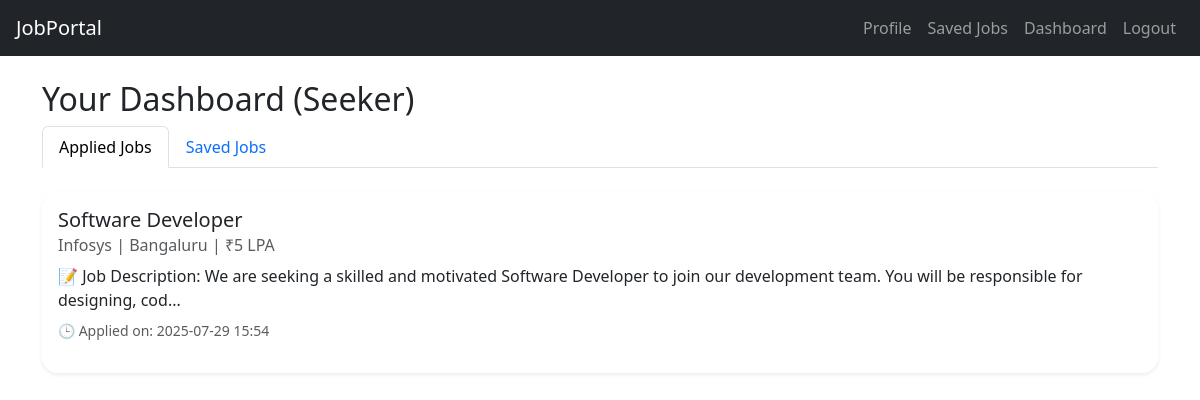
Page /dashboard (signed in) on the committed database.
### models.py (models this page shows)
class Application(db.Model):
    id = db.Column(db.Integer, primary_key=True)
    job_id = db.Column(db.Integer, db.ForeignKey('job.id'), nullable=False)
    seeker_id = db.Column(db.Integer, db.ForeignKey('user.id'), nullable=False)
    email = db.Column(db.String(120), nullable=False)
    phone = db.Column(db.String(20), nullable=False)
    location = db.Column(db.String(100), nullable=False)
    resume_filename = db.Column(db.String(200))  # filename of uploaded resume
    timestamp = db.Column(db.DateTime, default=datetime.utcnow)
    job = db.relationship('Job', backref='applications')
    seeker = db.relationship('User', backref='applications')

class Job(db.Model):
    id = db.Column(db.Integer, primary_key=True)
    title = db.Column(db.String(200), nullable=False)
    description = db.Column(db.Text, nullable=False)
    salary = db.Column(db.String(100))
    location = db.Column(db.String(100))
    company = db.Column(db.String(100))
    posted_by = db.Column(db.Integer, db.ForeignKey('user.id'), nullable=False)
    expiration_date = db.Column(db.Date, nullable=True)  # ✅ Already good

### main.py (the view)
@app.route('/dashboard')
def dashboard():
    if 'user_id' not in session:
        return redirect(url_for('login'))
    role = session.get('role')
    user_id = session['user_id']
    if role == 'employer':
        jobs = Job.query.filter_by(posted_by=user_id).all()
        return render_template('dashboard.html', role=role, jobs=jobs, current_date=date.today())
    else:
        applications = Application.query.filter_by(seeker_id=user_id).all()
        saved_jobs = SavedJob.query.filter_by(seeker_id=user_id).all()
        return render_template('dashboard.html', role=role, applications=applications, saved_jobs=saved_jobs, current_date=date.today())

### Templates/dashboard.html (shortened to what this page needs)
{% extends 'base.html' %}
{% block content %}
<h2 class="mt-4">Your Dashboard ({{ role | capitalize }})</h2>
{% if role == 'employer' %}
    <a href="{{ url_for('post_job') }}" class="btn btn-success mb-4">Post New Job</a>
    {% if jobs %}
        {% for job in jobs %}
            <div class="card shadow-lg mb-5 border-0 rounded-4">
                <div class="card-body">
                    <h4 class="card-title text-primary">
                        {{ job.title }}
                        {% if job.expiration_date and job.expiration_date < current_date %}
                            <span class="badge bg-danger">Expired</span>
                        {% endif %}
                    </h4>
                    <h6 class="card-subtitle text-muted mb-2">{{ job.company }} | {{ job.location }} | ₹{{ job.salary }}</h6>
                    <p class="mb-3">{{ job.description[:150] }}...</p>
                    {% if job.applications %}
                        <h6 class="mt-4">Applicants:</h6>
                        <ul class="list-group list-group-flush">
                            {% for app in job.applications %}
                                <li class="list-group-item d-flex justify-content-between align-items-start">
                                    <div class="me-3">
                                        <p class="mb-1">📧 <strong>Email:</strong> {{ app.email }}</p>
                                        <p class="mb-1">📞 <strong>Phone:</strong> {{ app.phone }}</p>
                                        <p class="mb-1">📍 <strong>Location:</strong> {{ app.location }}</p>
                                    </div>
                                    <div>
                                        {% if app.resume_filename %}
                                            <a href="{{ url_for('download_resume', filename=app.resume_filename) }}" class="btn btn-outline-primary btn-sm">Download Resume</a>
                                        {% else %}
                                            <span class="text-muted">No Resume</span>
                                        {% endif %}
                                    </div>
                                </li>
                            {% endfor %}
                        </ul>
                    {% else %}
                        <p class="text-muted mt-2">No applicants yet.</p>
                    {% endif %}
                </div>
            </div>
        {% endfor %}
    {% else %}
        <p class="text-muted">You haven't posted any jobs yet.</p>
    {% endif %}
{% else %}
    <ul class="nav nav-tabs mb-4" id="dashboardTabs" role="tablist">
        <li class="nav-item">
            <a class="nav-link active" id="applied-tab" data-bs-toggle="tab" href="#applied" role="tab">Applied Jobs</a>
        </li>
        <li class="nav-item">
            <a class="nav-link" id="saved-tab" data-bs-toggle="tab" href="#saved" role="tab">Saved Jobs</a>
        </li>
    </ul>
    <div class="tab-content" id="dashboardTabsContent">
        <div class="tab-pane fade show active" id="applied" role="tabpanel">
            {% if applications %}
                {% for application in applications %}
                    <div class="card shadow-sm mb-4 border-0 rounded-4">
                        <div class="card-body">
                            <h5 class="card-title">
                                {{ application.job.title }}
                            </h5>
                            <h6 class="card-subtitle text-muted mb-2">{{ application.job.company }} | {{ application.job.location }} | ₹{{ application.job.salary }}</h6>
                            <p class="mb-2">{{ application.job.description[:150] }}...</p>
                            <p class="text-muted small">🕒 Applied on: {{ application.timestamp.strftime('%Y-%m-%d %H:%M') }}</p>
                        </div>
                    </div>
                {% endfor %}
            {% else %}
                <p class="text-muted">You haven’t applied to any jobs yet.</p>
            {% endif %}
        </div>
    </div>
{% endif %}
{% endblock %}

### rows in the picture
Application: job "Software Developer", job.company "Infosys", job.location "Bangaluru", job.salary "5 LPA", job "📝 Job Description: We are seeking a skilled and motivated Software Developer to join our development team. You will be responsible for designing, cod", timestamp "2025-07-29 15:54"

### other values in the picture
{{ role | capitalize }} "Seeker"
